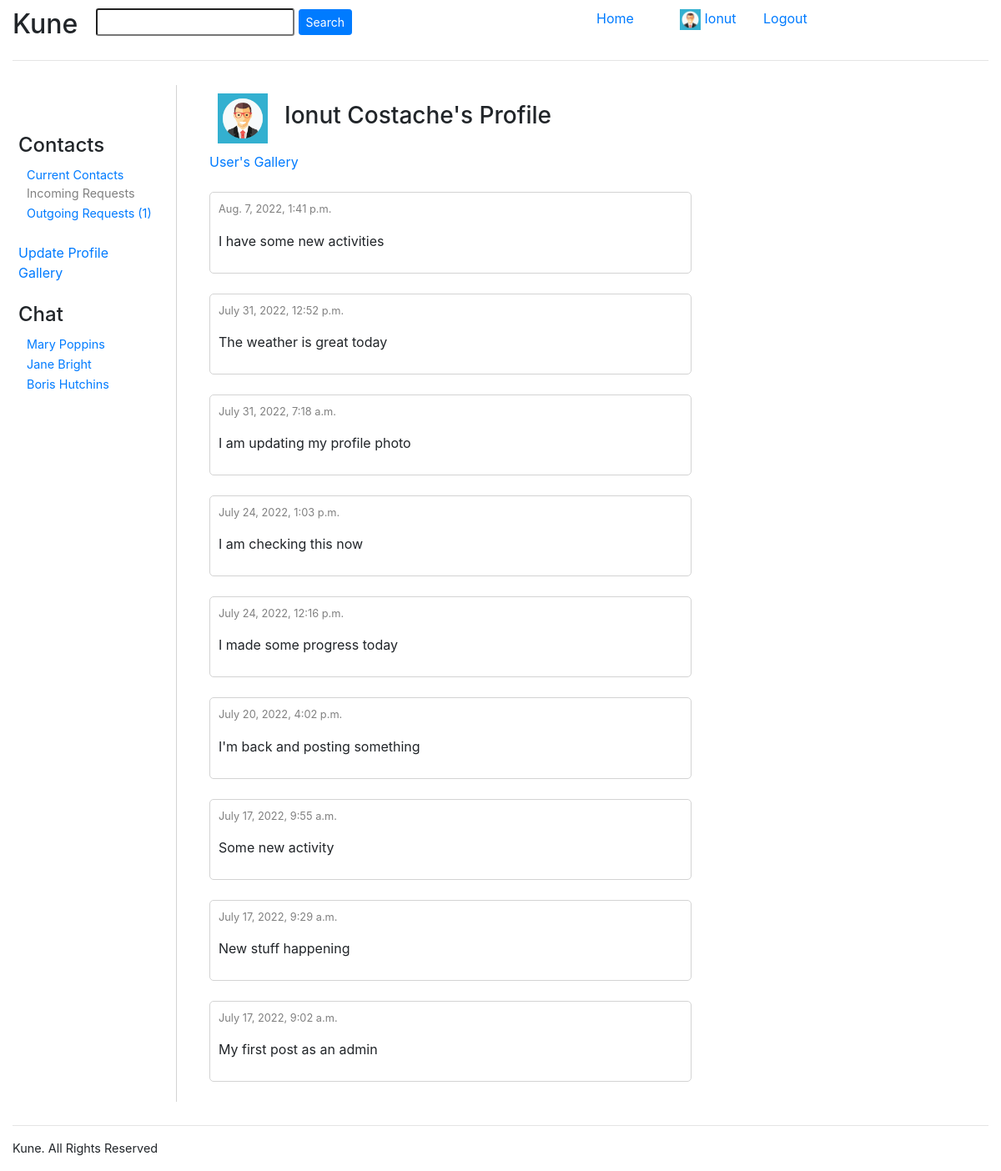
Screenshot of /get_profile/1 (signed in) with the database file from the repository.
### users/models.py (models this page shows)
class AppUser(AbstractUser):
    country = models.CharField(max_length = 100, null = False, blank = False)
    about_user = models.TextField(null = True, blank = True)
    contacts = models.ManyToManyField("AppUser", blank = True)
    photo = models.ImageField(upload_to='profile/', default='default/default_profile.png')
    def get_photo(self):
        if self.photo:
            print('media/profile/' + str(self.photo))
            return settings.MEDIA_URL + str(self.photo)
        return settings.MEDIA_URL + self._meta.get_field('photo').get_default()

class StatusUpdate(models.Model):
    author = models.ForeignKey(settings.AUTH_USER_MODEL, related_name = "author", on_delete = models.CASCADE)
    posted_on = models.DateTimeField(auto_now_add = True)
    content = models.TextField(null = False, blank = False)

### users/views.py (the view)
# urls.py: path('get_profile/<int:user_id>', views.get_profile, name = 'get_profile'),
@login_required
@csrf_exempt
def get_profile(request, user_id):
    try:
        user_id_record = AppUser.objects.get(id=user_id)
    except AppUser.DoesNotExist:
        return HttpResponse(status=404)
    outgoing_connection_status = ""
    incoming_connection_status = ""
    current_contact = False
    outgoing_connections = ConnectionRequest.objects.filter(Q(initiated_by_id=request.user.id) & Q(sent_to_id=user_id_record.id))
    incoming_connections = ConnectionRequest.objects.filter(Q(initiated_by_id=user_id_record.id) & Q(sent_to_id=request.user.id))
    for record in outgoing_connections:
        if record.status == 'pending':
            outgoing_connection_status = 'pending'
    for record in incoming_connections:
        if record.status == 'pending':
            incoming_connection_status = 'pending'
    user_instance = AppUser.objects.get(id=request.user.id)
    serializer = AppUserSerializer(user_instance)
    contacts = serializer.data['contacts']
    if user_id_record.id in contacts:
        current_contact = True
    if request.method == 'GET':
        status_update_history = StatusUpdate.objects.filter(author=user_id_record.id).order_by('-posted_on')
        status_update_list = []
        for element in status_update_history:
            status_update_list.append(element)
        context = get_user_context(request.user, request.user.id)
        return render(request, 'profile.html', {'profile':user_id_record,
                                                'status_update_list': status_update_list,
                                                'outgoing_connection_status': outgoing_connection_status,
                                                'incoming_connection_status': incoming_connection_status,
                                                'incoming_connections': context['incoming_connections'],
                                                'outgoing_connections': context['outgoing_connections'],
                                                'current_contact': current_contact ,
                                                'contacts': context['contacts_list']})
    else:
        return HttpResponse("Invalid request")

### users/views.py (called while the page is built)
def get_user_context(user, userid):
    user_instance = AppUser.objects.get(id=userid)
    serializer = AppUserSerializer(user_instance)
    contacts = serializer.data['contacts']
    contacts_list = []
    for result in contacts:
        contact = AppUser.objects.get(id=result)
        contacts_list.append(contact)
    incoming_connections = ConnectionRequest.objects.filter(Q(sent_to=user) & Q(status='pending')).count()
    outgoing_connections = ConnectionRequest.objects.filter(Q(initiated_by=user) & Q(status='pending')).count()
    return {'incoming_connections': incoming_connections,
            'outgoing_connections': outgoing_connections,
            'contacts_list': contacts_list}

### users/templates/profile.html (shortened to what this page needs)
{% extends "./base.html" %}
{% block content %}
    {% if user.is_authenticated %}
        <table>
            <tr>
                <td style="padding:10px"><img src="{{ profile.get_photo }}" alt="user profile photo" width="60" height="60"></td>
                <td style="padding:10px"><h3>{{ profile.first_name }} {{ profile.last_name }}'s Profile</h3></td>
            </tr>
        </table>
        <a href="../get_gallery/{{profile.id}}">User's Gallery</a>
        <br/>
        <br/>
        {% for status_update in status_update_list %}
            <div style="border:1px solid lightgray; border-radius: 5px; background-color:white;padding:10px;width:75%;">
                <p style="color:gray;font-size:0.8em;"> {{ status_update.posted_on }} <br/> </p>
                <p> {{ status_update.content }} <br/> </p>
            </div> <br/>
        {% endfor %}
        {% else %}
        <h2>Add Text Here</h2>
    {% endif %}
{% endblock %}

### users/templates/title.html
<div class="col-sm-1" id="top-brand-section" style="min-width: 100px">
    <h2 id="application_title">Kune</h2>
</div>
<div class="col-sm-4" id="top-search-section" style="min-width: 300px">
    {% if user.is_authenticated %}
    <form id="search_contacts" method="get" action = "{% url 'search' %}" enctype="text/plain"}>
        <input class="form-control-sm" type="search" name="search_text" style="vertical-align:middle;" />
        <input class="btn btn-primary btn-sm" type="submit" name="submit_search" value="Search" style="vertical-align:middle;"/>
    </form>
    {% endif %}
</div>
<div class="col-sm-2"></div>
<div class="col-sm-1" id="home">
    <a class="nav_link" href="/">Home&nbsp;</a>
</div>
<div class="col-sm-1" id="user">
    {% if user.is_authenticated %}
        <img src="{{ user.get_photo }}" alt="user profile photo" width="25" height="25">
        <a class="nav_link" href="../get_profile/{{user.id}}">{{ user.first_name }}</a>
    {% else %}
        <a class="nav_link" href="{% url 'register' %}">Register</a>
    {% endif %}
</div>
<div class="col-sm-1" id="login-logout">
    {% if user.is_authenticated %}
        <a class="nav_link" href="{% url 'logout' %}">Logout</a>
    {% else %}
        <a class="nav_link" href="{% url 'login' %}">Login</a>
    {% endif %}
</div>

### users/templates/left_section.html
{% if user.is_authenticated %}
    <br/><br/>
    <h4>Contacts</h4>
    <a href="{% url 'current_contacts' %}" style="padding:10px;font-size:0.9em">Current Contacts</a><br/>
    {% if incoming_connections > 0 %}
        <a href="{% url 'incoming_connection_requests' %}" style="padding:10px;font-size:0.9em">Incoming Requests ({{incoming_connections}})</a>
        <br/>
    {% else %}
        <p style="color:gray;margin:0;padding-left:10px;font-size:0.9em">Incoming Requests</p>
    {% endif %}
    {% if outgoing_connections > 0 %}
        <a href="{% url 'outgoing_connection_requests' %}" style="padding:10px;font-size:0.9em">Outgoing Requests ({{outgoing_connections}})</a>
    {% else %}
        <p style="color:gray;margin:0;padding-left:10px;font-size:0.9em">Outgoing Requests</p>
    {% endif %}
    <br/><br/>
    <a href="{% url 'update_profile' %}">Update Profile</a><br/>
    <a href="{% url 'gallery' %}">Gallery</a>
    <br/></br>
    <h4>Chat</h4>
    {% for contact in contacts %}
        {% if contact.id < user.id %}
            <a href="/chat/{{contact.id}}and{{user.id}}" style="padding:10px;font-size:0.9em;">{{ contact.first_name}} {{ contact.last_name }}</a><br/>
        {% else %}
            <a href="/chat/{{user.id}}and{{contact.id}}" style="padding:10px;font-size:0.9em;">{{ contact.first_name}} {{ contact.last_name }}</a><br/>
        {% endif %}
    {% endfor %}
{% else %}
    <br/><br/><br/><br/><br/><br/>
    <p style="text-align:right">What if there was a different wait to spend your time on social media?</p>
{% endif %}

### rows the page displays
AppUser: get_photo (picture), first_name "Ionut", last_name "Costache"
AppUser: first_name "Mary", last_name "Poppins"
AppUser: first_name "Jane", last_name "Bright"
AppUser: first_name "Boris", last_name "Hutchins"
StatusUpdate: posted_on "Aug. 7, 2022, 1:41 p.m.", content "I have some new activities"
StatusUpdate: posted_on "July 31, 2022, 12:52 p.m.", content "The weather is great today"
StatusUpdate: posted_on "July 31, 2022, 7:18 a.m.", content "I am updating my profile photo"
StatusUpdate: posted_on "July 24, 2022, 1:03 p.m.", content "I am checking this now"
StatusUpdate: posted_on "July 24, 2022, 12:16 p.m.", content "I made some progress today"
StatusUpdate: posted_on "July 20, 2022, 4:02 p.m.", content "I'm back and posting something"
StatusUpdate: posted_on "July 17, 2022, 9:55 a.m.", content "Some new activity"
StatusUpdate: posted_on "July 17, 2022, 9:29 a.m.", content "New stuff happening"
StatusUpdate: posted_on "July 17, 2022, 9:02 a.m.", content "My first post as an admin"

### other values shown
{{ outgoing_connections }} "1"
